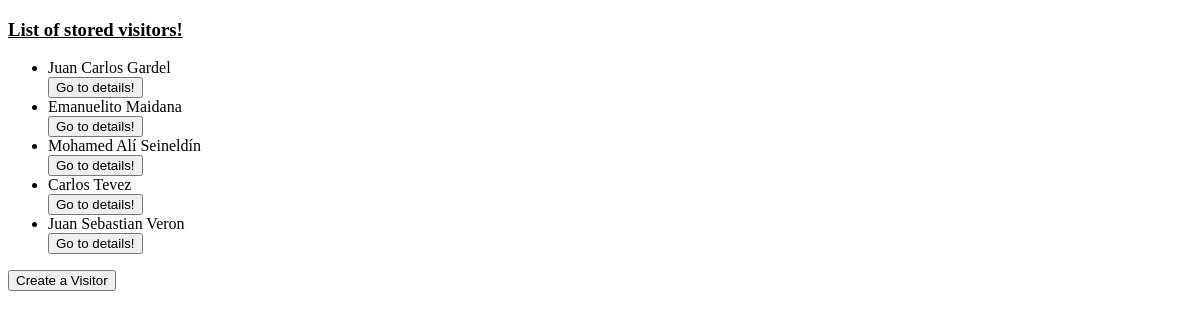
Page /bell/visitors/ (signed in) on the earlier database version.
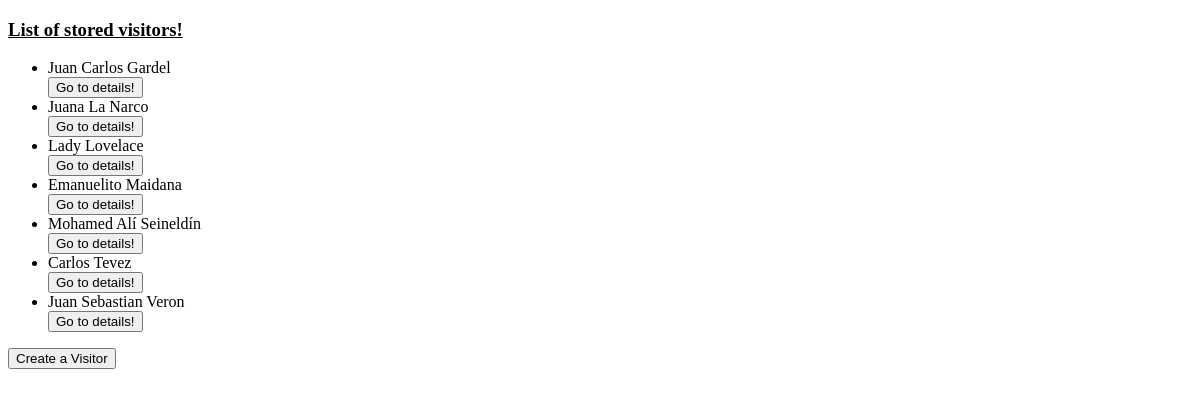
Same page on the later database version.
### bell/models.py (models this page shows)
class Visitor(models.Model):
    name = models.CharField(max_length=200)
    surname = models.CharField(max_length=200)
    welcome = models.BooleanField(default=True)
    def __unicode__(self):
        return self.name + ' ' + self.surname

### bell/views.py (the view)
@login_required
def visitors_management(request):
    visitors_list = Visitor.objects.order_by('surname')
    context = RequestContext(request, {
        'visitors_list': visitors_list,
    })
    return render(request, 'bell/visitors_management.html', context)

### bell/templates/bell/visitors_management.html (shortened to what this page needs)
<!DOCTYPE html>
<html lang="en">
<head>
    <h3><u>List of stored visitors!</u></h3>
</head>
<body>
    {% if visitors_list %}
        <ul>
            {% for visitor in visitors_list %}
            <li> {{ visitor }}   </li>
            <form action="{% url 'bell:visitor_details' visitor.id %}">
                <input type="submit" value="Go to details!">
            </form>
            {% endfor %}
        </ul>
    {% else %}
        <p>No visitors saved!</p>
    {% endif %}
    <form action="{% url 'bell:create_visitor' %}">
        <input type="submit" value="Create a Visitor">
    </form>
</body>
</html>

Differences in the rows shown:
added Visitor: name+surname "Juana La Narco"
added Visitor: name+surname "Lady Lovelace"
